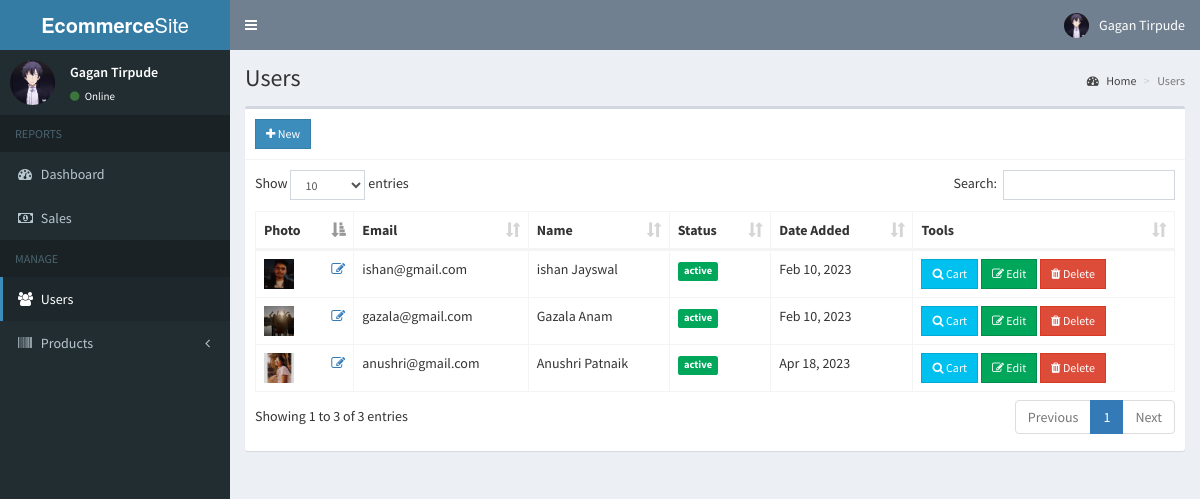
The page /admin/users.php (signed in) on the database its author committed.
### tables this page shows
CREATE TABLE IF NOT EXISTS `users` (
  `id` int(11) NOT NULL AUTO_INCREMENT,
  `email` varchar(200) NOT NULL,
  `password` varchar(60) NOT NULL,
  `type` int(1) NOT NULL,
  `firstname` varchar(50) NOT NULL,
  `lastname` varchar(50) NOT NULL,
  `address` text NOT NULL,
  `contact_info` varchar(100) NOT NULL,
  `photo` varchar(200) NOT NULL,
  `status` int(1) NOT NULL,
  `activate_code` varchar(15) NOT NULL,
  `reset_code` varchar(15) NOT NULL,
  `created_on` date NOT NULL,
  PRIMARY KEY (`id`)
);

### admin/includes/session.php (called while the page is built, shortened)
<?php
	include '../includes/conn.php';
	$conn = $pdo->open();
	$stmt = $conn->prepare("SELECT * FROM users WHERE id=:id");
	$stmt->execute(['id'=>$_SESSION['admin']]);
	$admin = $stmt->fetch();
?>

### admin/users.php (the view, shortened to what this page needs)
<?php include 'includes/session.php'; ?>
<?php include 'includes/header.php'; ?>
<body class="hold-transition skin-blue sidebar-mini">
<div class="wrapper">
  <?php include 'includes/navbar.php'; ?>
  <?php include 'includes/menubar.php'; ?>
  <div class="content-wrapper">
    <section class="content-header">
      <h1>
        Users
      </h1>
      <ol class="breadcrumb">
        <li><a href="#"><i class="fa fa-dashboard"></i> Home</a></li>
        <li class="active">Users</li>
      </ol>
    </section>
    <section class="content">
      <div class="row">
        <div class="col-xs-12">
          <div class="box">
            <div class="box-header with-border">
              <a href="#addnew" data-toggle="modal" class="btn btn-primary btn-sm btn-flat"><i class="fa fa-plus"></i> New</a>
            </div>
            <div class="box-body">
              <table id="example1" class="table table-bordered">
                <thead>
                  <th>Photo</th>
                  <th>Email</th>
                  <th>Name</th>
                  <th>Status</th>
                  <th>Date Added</th>
                  <th>Tools</th>
                </thead>
                <tbody>
                  <?php
                    $conn = $pdo->open();
                    try{
                      $stmt = $conn->prepare("SELECT * FROM users WHERE type=:type");
                      $stmt->execute(['type'=>0]);
                      foreach($stmt as $row){
                        $image = (!empty($row['photo'])) ? '../images/'.$row['photo'] : '../images/profile.jpg';
                        $status = ($row['status']) ? '<span class="label label-success">active</span>' : '<span class="label label-danger">not verified</span>';
                        $active = (!$row['status']) ? '<span class="pull-right"><a href="#activate" class="status" data-toggle="modal" data-id="'.$row['id'].'"><i class="fa fa-check-square-o"></i></a></span>' : '';
                        echo "
                          <tr>
                            <td>
                              <img src='".$image."' height='30px' width='30px'>
                              <span class='pull-right'><a href='#edit_photo' class='photo' data-toggle='modal' data-id='".$row['id']."'><i class='fa fa-edit'></i></a></span>
                            </td>
                            <td>".$row['email']."</td>
                            <td>".$row['firstname'].' '.$row['lastname']."</td>
                            <td>
                              ".$status."
                              ".$active."
                            </td>
                            <td>".date('M d, Y', strtotime($row['created_on']))."</td>
                            <td>
                              <a href='cart.php?user=".$row['id']."' class='btn btn-info btn-sm btn-flat'><i class='fa fa-search'></i> Cart</a>
                              <button class='btn btn-success btn-sm edit btn-flat' data-id='".$row['id']."'><i class='fa fa-edit'></i> Edit</button>
                              <button class='btn btn-danger btn-sm delete btn-flat' data-id='".$row['id']."'><i class='fa fa-trash'></i> Delete</button>
                            </td>
                          </tr>
                        ";
                      }
                    }
                    catch(PDOException $e){
                      echo $e->getMessage();
                    }
                  ?>
                </tbody>
              </table>
            </div>
          </div>
        </div>
      </div>
    </section>
  </div>
</div>
</body>
</html>

### admin/includes/navbar.php (shortened to what this page needs)
<header class="main-header">
  <a href="#" class="logo">
    <span class="logo-lg"><b>Ecommerce</b>Site</span>
  </a>
  <nav class="navbar navbar-static-top">
    <a href="#" class="sidebar-toggle" data-toggle="push-menu" role="button">
    </a>
    <div class="navbar-custom-menu">
      <ul class="nav navbar-nav">
        <li class="dropdown user user-menu">
          <a href="#" class="dropdown-toggle" data-toggle="dropdown">
            <img src="<?php echo (!empty($admin['photo'])) ? '../images/'.$admin['photo'] : '../images/profile.jpg'; ?>" class="user-image" alt="User Image">
            <span class="hidden-xs"><?php echo $admin['firstname'].' '.$admin['lastname']; ?></span>
          </a>
        </li>
      </ul>
    </div>
  </nav>
</header>

### admin/includes/menubar.php (shortened to what this page needs)
<aside class="main-sidebar">
  <section class="sidebar">
    <div class="user-panel">
      <div class="pull-left image">
        <img src="<?php echo (!empty($admin['photo'])) ? '../images/'.$admin['photo'] : '../images/profile.jpg'; ?>" class="img-circle" alt="User Image">
      </div>
      <div class="pull-left info">
        <p><?php echo $admin['firstname'].' '.$admin['lastname']; ?></p>
        <a><i class="fa fa-circle text-success"></i> Online</a>
      </div>
    </div>
    <ul class="sidebar-menu" data-widget="tree">
      <li class="header">REPORTS</li>
      <li><a href="home.php"><i class="fa fa-dashboard"></i> <span>Dashboard</span></a></li>
      <li><a href="sales.php"><i class="fa fa-money"></i> <span>Sales</span></a></li>
      <li class="header">MANAGE</li>
      <li><a href="users.php"><i class="fa fa-users"></i> <span>Users</span></a></li>
      <li class="treeview">
        <a href="#">
          <i class="fa fa-barcode"></i>
          <span>Products</span>
          <span class="pull-right-container">
            <i class="fa fa-angle-left pull-right"></i>
          </span>
        </a>
      </li>
    </ul>
  </section>
</aside>

### rows shown on the page
users: photo (picture), firstname "Gagan", lastname "Tirpude"
users: photo (picture), email "ishan@gmail.com", firstname "ishan", lastname "Jayswal", status "active", created_on "Feb 10, 2023"
users: photo (picture), email "gazala@gmail.com", firstname "Gazala", lastname "Anam", status "active", created_on "Feb 10, 2023"
users: photo (picture), email "anushri@gmail.com", firstname "Anushri", lastname "Patnaik", status "active", created_on "Apr 18, 2023"
